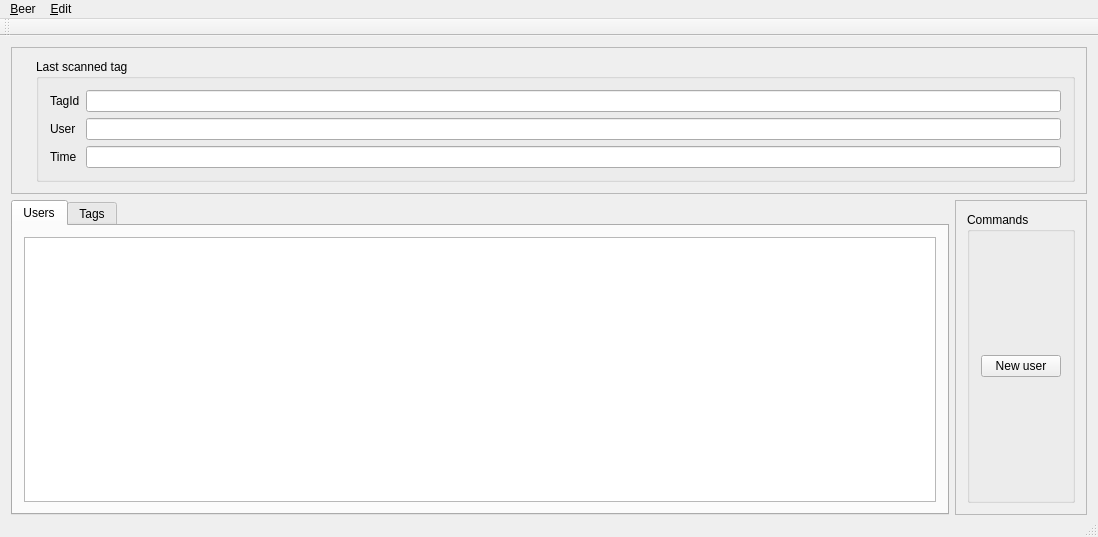
<?xml version="1.0" encoding="UTF-8"?>
<ui version="4.0">
 <class>qbeer</class>
 <widget class="QMainWindow" name="qbeer">
  <property name="geometry">
   <rect>
    <x>0</x>
    <y>0</y>
    <width>1098</width>
    <height>537</height>
   </rect>
  </property>
  <property name="minimumSize">
   <size>
    <width>0</width>
    <height>0</height>
   </size>
  </property>
  <property name="windowTitle">
   <string>qbeer</string>
  </property>
  <widget class="QWidget" name="centralWidget">
   <layout class="QGridLayout" name="gridLayout">
    <property name="bottomMargin">
     <number>0</number>
    </property>
    <item row="2" column="0">
     <widget class="QTabWidget" name="tabWidget">
      <property name="enabled">
       <bool>true</bool>
      </property>
      <property name="currentIndex">
       <number>0</number>
      </property>
      <widget class="QWidget" name="tab">
       <attribute name="title">
        <string>Users</string>
       </attribute>
       <layout class="QVBoxLayout" name="verticalLayout_2">
        <item>
         <widget class="QTableView" name="tableViewTags"/>
        </item>
       </layout>
      </widget>
      <widget class="QWidget" name="tab_2">
       <attribute name="title">
        <string>Tags</string>
       </attribute>
       <layout class="QVBoxLayout" name="verticalLayout_3">
        <item>
         <widget class="QTreeView" name="treeViewTags"/>
        </item>
       </layout>
      </widget>
     </widget>
    </item>
    <item row="0" column="0" rowspan="2" colspan="2">
     <widget class="QFrame" name="frame">
      <property name="frameShape">
       <enum>QFrame::StyledPanel</enum>
      </property>
      <property name="frameShadow">
       <enum>QFrame::Raised</enum>
      </property>
      <layout class="QHBoxLayout" name="horizontalLayout">
       <item>
        <widget class="QLabel" name="label">
         <property name="text">
          <string/>
         </property>
         <property name="pixmap">
          <pixmap resource="res.qrc">:/pics/res/Beernary_counter_600.png</pixmap>
         </property>
        </widget>
       </item>
       <item>
        <widget class="QGroupBox" name="groupBox">
         <property name="title">
          <string>Last scanned tag</string>
         </property>
         <layout class="QFormLayout" name="formLayout">
          <item row="0" column="0">
           <widget class="QLabel" name="label_2">
            <property name="text">
             <string>TagId</string>
            </property>
           </widget>
          </item>
          <item row="0" column="1">
           <widget class="QLineEdit" name="lineEditLastTag">
            <property name="enabled">
             <bool>true</bool>
            </property>
            <property name="readOnly">
             <bool>true</bool>
            </property>
           </widget>
          </item>
          <item row="1" column="0">
           <widget class="QLabel" name="label_3">
            <property name="text">
             <string>User</string>
            </property>
           </widget>
          </item>
          <item row="1" column="1">
           <widget class="QLineEdit" name="lineEditLastUser">
            <property name="readOnly">
             <bool>true</bool>
            </property>
           </widget>
          </item>
          <item row="2" column="0">
           <widget class="QLabel" name="label_4">
            <property name="text">
             <string>Time</string>
            </property>
           </widget>
          </item>
          <item row="2" column="1">
           <widget class="QLineEdit" name="lineEditLastTime">
            <property name="readOnly">
             <bool>true</bool>
            </property>
           </widget>
          </item>
         </layout>
        </widget>
       </item>
      </layout>
     </widget>
    </item>
    <item row="2" column="1">
     <widget class="QFrame" name="frame_2">
      <property name="minimumSize">
       <size>
        <width>0</width>
        <height>0</height>
       </size>
      </property>
      <property name="frameShape">
       <enum>QFrame::StyledPanel</enum>
      </property>
      <property name="frameShadow">
       <enum>QFrame::Raised</enum>
      </property>
      <layout class="QVBoxLayout" name="verticalLayout">
       <item>
        <widget class="QGroupBox" name="groupBox_2">
         <property name="title">
          <string>Commands</string>
         </property>
         <layout class="QVBoxLayout" name="verticalLayout_4">
          <item>
           <widget class="QPushButton" name="pushButtonNewUser">
            <property name="text">
             <string>New user</string>
            </property>
           </widget>
          </item>
         </layout>
        </widget>
       </item>
      </layout>
     </widget>
    </item>
   </layout>
  </widget>
  <widget class="QMenuBar" name="menuBar">
   <property name="geometry">
    <rect>
     <x>0</x>
     <y>0</y>
     <width>1098</width>
     <height>27</height>
    </rect>
   </property>
   <widget class="QMenu" name="menuBeer">
    <property name="title">
     <string>&amp;Beer</string>
    </property>
    <addaction name="actionConnect"/>
    <addaction name="separator"/>
    <addaction name="actionQuit"/>
   </widget>
   <widget class="QMenu" name="menuEdit">
    <property name="title">
     <string>&amp;Edit</string>
    </property>
    <addaction name="actionProperties_2"/>
   </widget>
   <addaction name="menuBeer"/>
   <addaction name="menuEdit"/>
  </widget>
  <widget class="QToolBar" name="mainToolBar">
   <attribute name="toolBarArea">
    <enum>TopToolBarArea</enum>
   </attribute>
   <attribute name="toolBarBreak">
    <bool>false</bool>
   </attribute>
  </widget>
  <widget class="QStatusBar" name="statusBar"/>
  <action name="actionConnect">
   <property name="text">
    <string>&amp;Connect</string>
   </property>
  </action>
  <action name="actionQuit">
   <property name="text">
    <string>&amp;Quit</string>
   </property>
  </action>
  <action name="actionProperties_2">
   <property name="text">
    <string>&amp;Properties</string>
   </property>
  </action>
 </widget>
 <layoutdefault spacing="6" margin="11"/>
 <resources>
  <include location="res.qrc"/>
 </resources>
 <connections>
  <connection>
   <sender>actionQuit</sender>
   <signal>activated()</signal>
   <receiver>qbeer</receiver>
   <slot>close()</slot>
   <hints>
    <hint type="sourcelabel">
     <x>-1</x>
     <y>-1</y>
    </hint>
    <hint type="destinationlabel">
     <x>323</x>
     <y>272</y>
    </hint>
   </hints>
  </connection>
  <connection>
   <sender>actionProperties_2</sender>
   <signal>activated()</signal>
   <receiver>qbeer</receiver>
   <slot>showProperties()</slot>
   <hints>
    <hint type="sourcelabel">
     <x>-1</x>
     <y>-1</y>
    </hint>
    <hint type="destinationlabel">
     <x>321</x>
     <y>268</y>
    </hint>
   </hints>
  </connection>
  <connection>
   <sender>actionConnect</sender>
   <signal>activated()</signal>
   <receiver>qbeer</receiver>
   <slot>connectToHost()</slot>
   <hints>
    <hint type="sourcelabel">
     <x>-1</x>
     <y>-1</y>
    </hint>
    <hint type="destinationlabel">
     <x>321</x>
     <y>268</y>
    </hint>
   </hints>
  </connection>
  <connection>
   <sender>pushButtonNewUser</sender>
   <signal>clicked()</signal>
   <receiver>qbeer</receiver>
   <slot>insertEmptyUser()</slot>
   <hints>
    <hint type="sourcelabel">
     <x>1010</x>
     <y>364</y>
    </hint>
    <hint type="destinationlabel">
     <x>947</x>
     <y>361</y>
    </hint>
   </hints>
  </connection>
 </connections>
 <slots>
  <slot>showProperties()</slot>
  <slot>connectToHost()</slot>
  <slot>insertEmptyUser()</slot>
 </slots>
</ui>
